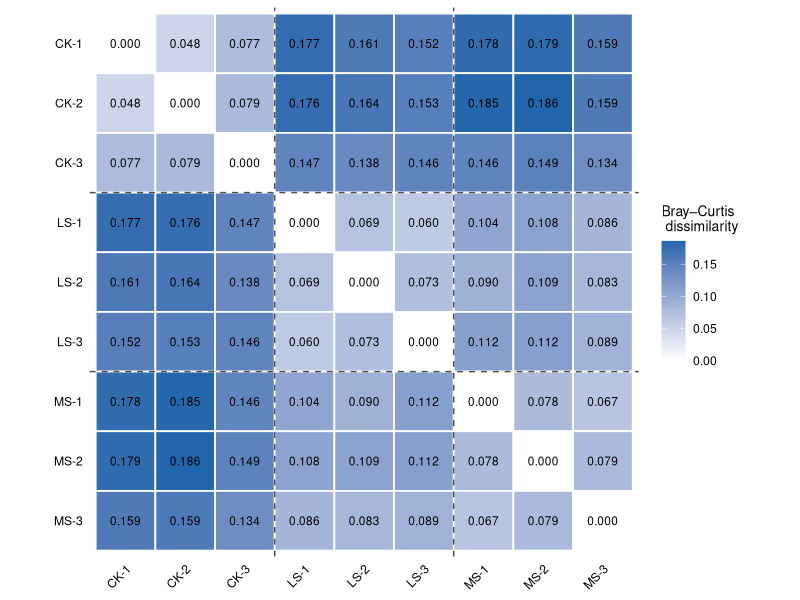
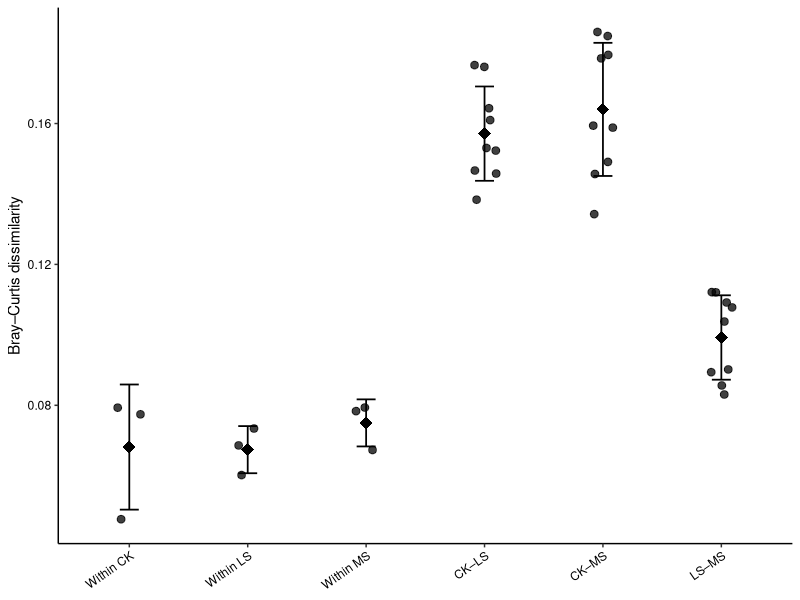
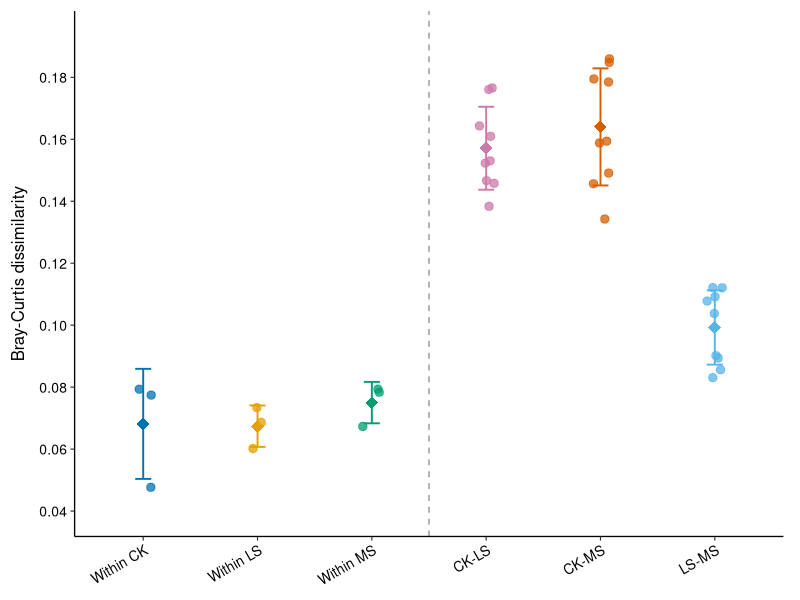
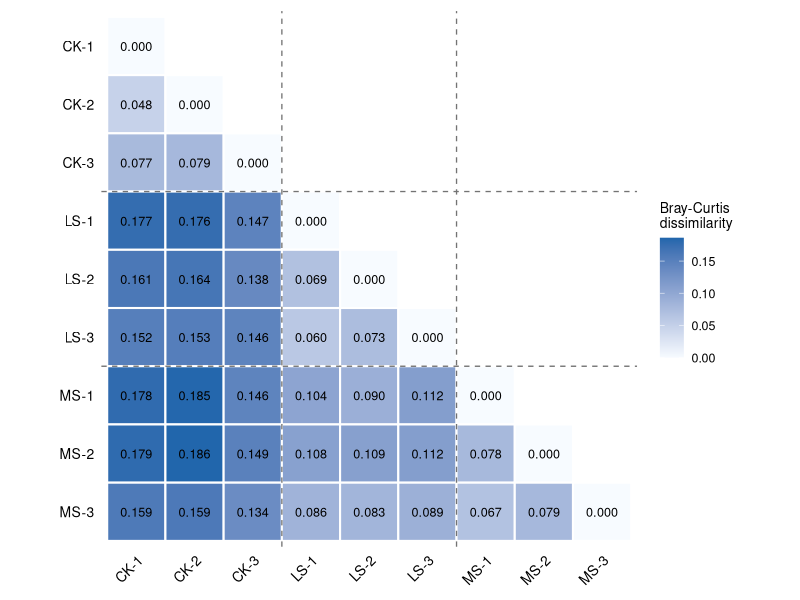
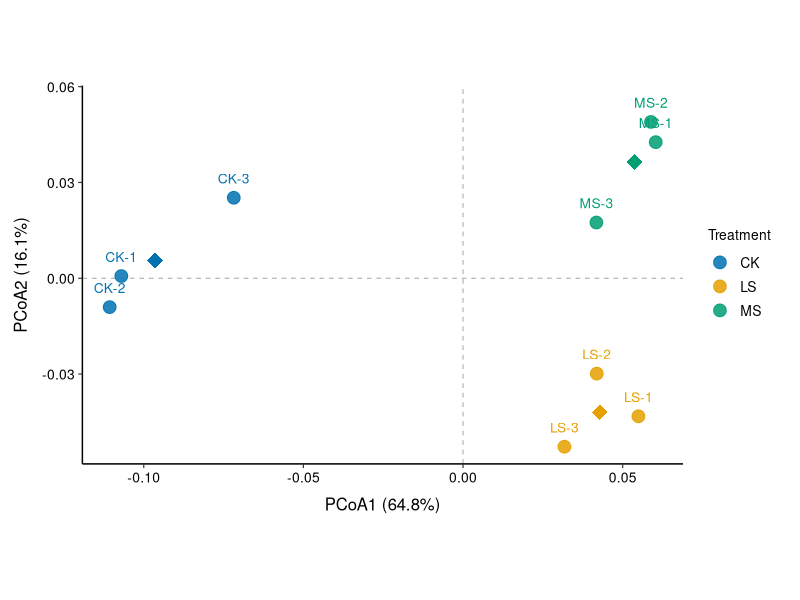

These figures' R source, in order:
library(tidyverse)
library(vegan)
library(here)

# ------------------------------------------------------------
# 1. Import genus-level abundance matrix
# ------------------------------------------------------------

abund <- read_tsv(
  here("data", "processed", "genus_abundance.tsv"),
  show_col_types = FALSE
)

sample_cols <- names(abund)[-1]

# taxa x samples
abund_matrix <- as.matrix(abund[sample_cols])


# ------------------------------------------------------------
# 2. Remove features that are zero in every sample
# ------------------------------------------------------------

keep_taxa <- rowSums(abund_matrix) > 0

abund_matrix_filtered <- abund_matrix[keep_taxa, ]

dim(abund_matrix_filtered)


# ------------------------------------------------------------
# 3. Convert to within-sample relative abundance
# ------------------------------------------------------------

relative_matrix <- sweep(
  abund_matrix_filtered,
  MARGIN = 2,
  STATS = colSums(abund_matrix_filtered),
  FUN = "/"
)

colSums(relative_matrix)

# ------------------------------------------------------------
# 4. Samples as rows, taxa as columns
# ------------------------------------------------------------

community <- t(relative_matrix)

dim(community)
rownames(community)

# ------------------------------------------------------------
# 5. Bray-Curtis dissimilarity
# ------------------------------------------------------------

bray <- vegdist(
  community,
  method = "bray"
)

bray

# ------------------------------------------------------------
# 6. Inspect the full 9 x 9 Bray-Curtis matrix
# ------------------------------------------------------------

bray_matrix <- as.matrix(bray)

round(bray_matrix, 4)

# ------------------------------------------------------------
# 7. Bray-Curtis heatmap
# ------------------------------------------------------------

bray_long <- as.data.frame(bray_matrix) |>
  rownames_to_column("sample1") |>
  pivot_longer(
    cols = -sample1,
    names_to = "sample2",
    values_to = "bray_curtis"
  )

sample_order <- c(
  "CK-1",
  "CK-2",
  "CK-3",
  "LS-1",
  "LS-2",
  "LS-3",
  "MS-1",
  "MS-2",
  "MS-3"
)

bray_long <- bray_long |>
  mutate(
    sample1 = factor(
      sample1,
      levels = rev(sample_order)
    ),
    sample2 = factor(
      sample2,
      levels = sample_order
    )
  )

p_bray_heatmap <- ggplot(
  bray_long,
  aes(
    x = sample2,
    y = sample1,
    fill = bray_curtis
  )
) +
  geom_tile(
    colour = "white",
    linewidth = 0.6
  ) +
  geom_text(
    aes(
      label = sprintf("%.3f", bray_curtis)
    ),
    size = 3
  ) +
  scale_fill_gradient(
    low = "white",
    high = "#2166AC",
    name = "Bray–Curtis\n dissimilarity"
  ) +
  geom_vline(
    xintercept = c(3.5, 6.5),
    linetype = "dashed",
    colour = "grey30"
  ) +
  geom_hline(
    yintercept = c(3.5, 6.5),
    linetype = "dashed",
    colour = "grey30"
  ) +
  labs(
    x = NULL,
    y = NULL
  ) +
  coord_fixed() +
  theme_classic(base_size = 11) +
  theme(
    axis.text.x = element_text(
      angle = 45,
      hjust = 1,
      colour = "black"
    ),
    axis.text.y = element_text(
      colour = "black"
    ),
    axis.ticks = element_blank(),
    axis.line = element_blank(),
    legend.title = element_text(size = 10)
  )

p_bray_heatmap


# ------------------------------------------------------------
# 8. Unique pairwise comparisons
# ------------------------------------------------------------

distance_pairs <- as.data.frame(
  as.table(bray_matrix)
) |>
  rename(
    sample1 = Var1,
    sample2 = Var2,
    bray_curtis = Freq
  ) |>
  mutate(
    sample1 = as.character(sample1),
    sample2 = as.character(sample2)
  ) |>
  filter(
    match(sample1, sample_order) < match(sample2, sample_order)
  ) |>
  mutate(
    treatment1 = str_extract(sample1, "^[A-Z]+"),
    treatment2 = str_extract(sample2, "^[A-Z]+"),

    comparison = case_when(
      treatment1 == "CK" & treatment2 == "CK" ~ "Within CK",
      treatment1 == "LS" & treatment2 == "LS" ~ "Within LS",
      treatment1 == "MS" & treatment2 == "MS" ~ "Within MS",

      treatment1 %in% c("CK", "LS") & treatment2 %in% c("CK", "LS") ~ "CK–LS",

      treatment1 %in% c("CK", "MS") & treatment2 %in% c("CK", "MS") ~ "CK–MS",

      treatment1 %in% c("LS", "MS") & treatment2 %in% c("LS", "MS") ~ "LS–MS"
    ),

    comparison = factor(
      comparison,
      levels = c(
        "Within CK",
        "Within LS",
        "Within MS",
        "CK–LS",
        "CK–MS",
        "LS–MS"
      )
    )
  )


distance_pairs |>
  count(comparison)

distance_pairs |>
  group_by(comparison) |>
  summarise(
    mean = mean(bray_curtis),
    sd = sd(bray_curtis),
    .groups = "drop"
  )


p_bray_groups <- ggplot(
  distance_pairs,
  aes(
    x = comparison,
    y = bray_curtis
  )
) +
  geom_jitter(
    width = 0.10,
    height = 0,
    size = 2.3,
    alpha = 0.75
  ) +
  stat_summary(
    fun = mean,
    geom = "point",
    shape = 18,
    size = 4
  ) +
  stat_summary(
    fun.data = function(x) {
      data.frame(
        y = mean(x),
        ymin = mean(x) - sd(x),
        ymax = mean(x) + sd(x)
      )
    },
    geom = "errorbar",
    width = 0.16,
    linewidth = 0.6
  ) +
  labs(
    x = NULL,
    y = "Bray–Curtis dissimilarity"
  ) +
  theme_classic(base_size = 11) +
  theme(
    axis.text.x = element_text(
      angle = 35,
      hjust = 1,
      colour = "black"
    ),
    axis.text.y = element_text(
      colour = "black"
    )
  )

p_bray_groups


# ------------------------------------------------------------
# Publication-ready pairwise Bray-Curtis comparison plot
# ------------------------------------------------------------

# Standardize comparison labels
distance_pairs <- distance_pairs |>
  mutate(
    comparison = case_when(
      treatment1 == "CK" & treatment2 == "CK" ~ "Within CK",
      treatment1 == "LS" & treatment2 == "LS" ~ "Within LS",
      treatment1 == "MS" & treatment2 == "MS" ~ "Within MS",

      treatment1 %in% c("CK", "LS") & treatment2 %in% c("CK", "LS") ~ "CK-LS",

      treatment1 %in% c("CK", "MS") & treatment2 %in% c("CK", "MS") ~ "CK-MS",

      treatment1 %in% c("LS", "MS") & treatment2 %in% c("LS", "MS") ~ "LS-MS"
    ),

    comparison = factor(
      comparison,
      levels = c(
        "Within CK",
        "Within LS",
        "Within MS",
        "CK-LS",
        "CK-MS",
        "LS-MS"
      )
    )
  )


# Check that nothing became NA
distance_pairs |>
  count(comparison, .drop = FALSE)


# ------------------------------------------------------------
# Mean ± SD for each comparison category
# ------------------------------------------------------------

distance_summary <- distance_pairs |>
  group_by(comparison) |>
  summarise(
    mean = mean(bray_curtis),
    sd = sd(bray_curtis),
    .groups = "drop"
  )


# ------------------------------------------------------------
# Colours
# ------------------------------------------------------------

comparison_cols <- c(
  "Within CK" = "#0072B2",
  "Within LS" = "#E69F00",
  "Within MS" = "#009E73",
  "CK-LS" = "#CC79A7",
  "CK-MS" = "#D55E00",
  "LS-MS" = "#56B4E9"
)


# ------------------------------------------------------------
# Plot
# ------------------------------------------------------------

p_bray_groups_pub <- ggplot(
  distance_pairs,
  aes(
    x = comparison,
    y = bray_curtis,
    colour = comparison
  )
) +

  # Individual pairwise Bray-Curtis distances
  geom_point(
    position = position_jitter(
      width = 0.08,
      height = 0,
      seed = 42
    ),
    size = 2.5,
    alpha = 0.75
  ) +

  # Mean ± SD
  geom_errorbar(
    data = distance_summary,
    aes(
      x = comparison,
      ymin = mean - sd,
      ymax = mean + sd,
      colour = comparison
    ),
    inherit.aes = FALSE,
    width = 0.14,
    linewidth = 0.65
  ) +

  # Mean
  geom_point(
    data = distance_summary,
    aes(
      x = comparison,
      y = mean,
      colour = comparison
    ),
    inherit.aes = FALSE,
    shape = 18,
    size = 4
  ) +

  # Separate within-treatment from between-treatment comparisons
  geom_vline(
    xintercept = 3.5,
    linetype = "dashed",
    colour = "grey60",
    linewidth = 0.5
  ) +

  scale_colour_manual(
    values = comparison_cols,
    guide = "none"
  ) +

  scale_y_continuous(
    breaks = seq(0.04, 0.18, by = 0.02),
    expand = expansion(mult = c(0.02, 0.04))
  ) +

  coord_cartesian(
    ylim = c(0.035, 0.195)
  ) +

  labs(
    x = NULL,
    y = "Bray-Curtis dissimilarity"
  ) +

  theme_classic(base_size = 12) +

  theme(
    axis.text.x = element_text(
      angle = 30,
      hjust = 1,
      colour = "black",
      size = 10
    ),

    axis.text.y = element_text(
      colour = "black",
      size = 10
    ),

    axis.title.y = element_text(
      size = 12,
      margin = margin(r = 8)
    ),

    axis.line = element_line(
      linewidth = 0.45
    ),

    axis.ticks = element_line(
      linewidth = 0.4
    ),

    plot.margin = margin(
      8,
      12,
      8,
      8
    )
  )

p_bray_groups_pub


# ------------------------------------------------------------
# Publication-ready triangular Bray-Curtis heatmap
# ------------------------------------------------------------

bray_heatmap <- as.data.frame(
  as.table(bray_matrix)
) |>
  rename(
    sample1 = Var1,
    sample2 = Var2,
    bray_curtis = Freq
  ) |>
  mutate(
    sample1 = as.character(sample1),
    sample2 = as.character(sample2),
    i = match(sample1, sample_order),
    j = match(sample2, sample_order)
  ) |>
  filter(i >= j) |>
  mutate(
    sample1 = factor(
      sample1,
      levels = rev(sample_order)
    ),
    sample2 = factor(
      sample2,
      levels = sample_order
    )
  )

p_bray_heatmap_pub <- ggplot(
  bray_heatmap,
  aes(
    x = sample2,
    y = sample1,
    fill = bray_curtis
  )
) +

  geom_tile(
    colour = "white",
    linewidth = 0.7
  ) +

  geom_text(
    aes(
      label = sprintf("%.3f", bray_curtis)
    ),
    size = 3.2,
    colour = "black"
  ) +

  scale_fill_gradient(
    low = "#F7FBFF",
    high = "#2166AC",
    limits = c(0, max(bray_matrix)),
    name = "Bray-Curtis\ndissimilarity"
  ) +

  # Treatment boundaries
  geom_vline(
    xintercept = c(3.5, 6.5),
    linetype = "dashed",
    linewidth = 0.45,
    colour = "grey45"
  ) +

  geom_hline(
    yintercept = c(3.5, 6.5),
    linetype = "dashed",
    linewidth = 0.45,
    colour = "grey45"
  ) +

  coord_fixed() +

  labs(
    x = NULL,
    y = NULL
  ) +

  theme_minimal(base_size = 11) +

  theme(
    panel.grid = element_blank(),

    axis.text.x = element_text(
      angle = 45,
      hjust = 1,
      colour = "black",
      size = 10
    ),

    axis.text.y = element_text(
      colour = "black",
      size = 10
    ),

    axis.ticks = element_blank(),

    legend.title = element_text(
      size = 10
    ),

    legend.text = element_text(
      size = 9
    ),

    plot.margin = margin(
      8,
      8,
      8,
      8
    )
  )

p_bray_heatmap_pub

# ggsave(
#   here(
#     "results",
#     "figures",
#     "bray_curtis_pairwise_groups.pdf"
#   ),
#   p_bray_groups_pub,
#   width = 8.5,
#   height = 5.5,
#   units = "in"
# )

# ggsave(
#   here(
#     "results",
#     "figures",
#     "bray_curtis_pairwise_groups.png"
#   ),
#   p_bray_groups_pub,
#   width = 8.5,
#   height = 5.5,
#   units = "in",
#   dpi = 600
# )

# ggsave(
#   here(
#     "results",
#     "figures",
#     "bray_curtis_heatmap.pdf"
#   ),
#   p_bray_heatmap_pub,
#   width = 7.5,
#   height = 6.5,
#   units = "in"
# )

# ggsave(
#   here(
#     "results",
#     "figures",
#     "bray_curtis_heatmap.png"
#   ),
#   p_bray_heatmap_pub,
#   width = 7.5,
#   height = 6.5,
#   units = "in",
#   dpi = 600
# )

# ------------------------------------------------------------
# 9. Principal Coordinates Analysis (PCoA)
# ------------------------------------------------------------

pcoa_fit <- wcmdscale(
  bray,
  k = 2,
  eig = TRUE,
  add = FALSE
)
pcoa_fit

eigenvalues <- pcoa_fit$eig
eigenvalues
sum(eigenvalues < 0)
eigenvalues[eigenvalues < 0]

variance_explained <- (eigenvalues /
  sum(eigenvalues)) *
  100

variance_explained[1:2]


# ------------------------------------------------------------
# 10. Extract PCoA coordinates
# ------------------------------------------------------------

pcoa_scores <- as.data.frame(pcoa_fit$points)

colnames(pcoa_scores)[1:2] <- c(
  "PCoA1",
  "PCoA2"
)

pcoa_scores <- pcoa_scores |>
  rownames_to_column("sample") |>
  mutate(
    treatment = str_extract(
      sample,
      "^[A-Z]+"
    ),
    treatment = factor(
      treatment,
      levels = c("CK", "LS", "MS")
    )
  )

pcoa_scores


# ------------------------------------------------------------
# 11. Publication-ready PCoA
# ------------------------------------------------------------

# Treatment centroids
pcoa_centroids <- pcoa_scores |>
  group_by(treatment) |>
  summarise(
    PCoA1 = mean(PCoA1),
    PCoA2 = mean(PCoA2),
    .groups = "drop"
  )

pcoa_centroids


treatment_cols <- c(
  "CK" = "#0072B2",
  "LS" = "#E69F00",
  "MS" = "#009E73"
)

p_pcoa_pub <- ggplot(
  pcoa_scores,
  aes(
    x = PCoA1,
    y = PCoA2,
    colour = treatment
  )
) +

  # Zero reference lines
  geom_hline(
    yintercept = 0,
    linewidth = 0.4,
    linetype = "dashed",
    colour = "grey70"
  ) +

  geom_vline(
    xintercept = 0,
    linewidth = 0.4,
    linetype = "dashed",
    colour = "grey70"
  ) +

  # Individual biological samples
  geom_point(
    size = 4,
    alpha = 0.85
  ) +

  # Sample labels
  geom_text(
    aes(label = sample),
    nudge_y = 0.006,
    size = 3.5,
    show.legend = FALSE
  ) +

  # Treatment centroids
  geom_point(
    data = pcoa_centroids,
    aes(
      x = PCoA1,
      y = PCoA2,
      colour = treatment
    ),
    shape = 18,
    size = 5,
    show.legend = FALSE
  ) +

  scale_colour_manual(
    values = treatment_cols
  ) +

  labs(
    x = paste0(
      "PCoA1 (",
      round(variance_explained[1], 1),
      "%)"
    ),
    y = paste0(
      "PCoA2 (",
      round(variance_explained[2], 1),
      "%)"
    ),
    colour = "Treatment"
  ) +

  # Important for ordination geometry
  coord_equal() +

  theme_classic(base_size = 12) +

  theme(
    axis.text = element_text(
      colour = "black",
      size = 10
    ),

    axis.title = element_text(
      size = 12
    ),

    axis.title.x = element_text(
      margin = margin(t = 8)
    ),

    axis.title.y = element_text(
      margin = margin(r = 8)
    ),

    axis.line = element_line(
      linewidth = 0.5
    ),

    axis.ticks = element_line(
      linewidth = 0.4
    ),

    legend.position = "right",

    legend.title = element_text(
      size = 10
    ),

    legend.text = element_text(
      size = 10
    ),

    plot.margin = margin(
      10,
      15,
      10,
      10
    )
  )

p_pcoa_pub

# ggsave(
#   here(
#     "results",
#     "figures",
#     "genus_bray_curtis_pcoa.pdf"
#   ),
#   p_pcoa_pub,
#   width = 7.5,
#   height = 6,
#   units = "in"
# )

# ggsave(
#   here(
#     "results",
#     "figures",
#     "genus_bray_curtis_pcoa.png"
#   ),
#   p_pcoa_pub,
#   width = 7.5,
#   height = 6,
#   units = "in",
#   dpi = 600
# )

# ------------------------------------------------------------
# 12. Sample metadata for multivariate tests
# ------------------------------------------------------------

metadata <- tibble(
  sample = rownames(community),
  treatment = str_extract(sample, "^[A-Z]+")
) |>
  mutate(
    treatment = factor(
      treatment,
      levels = c("CK", "LS", "MS")
    )
  )

metadata

# ------------------------------------------------------------
# 13. PERMANOVA
# ------------------------------------------------------------

set.seed(1998)

permanova <- adonis2(
  bray ~ treatment,
  data = metadata,
  permutations = 9999,
  by = "margin"
)

permanova


# ------------------------------------------------------------
# 14. PERMDISP
# ------------------------------------------------------------

dispersion <- betadisper(
  bray,
  group = metadata$treatment,
  type = "median"
)

dispersion

set.seed(1998)

dispersion_test <- permutest(
  dispersion,
  permutations = 9999
)

dispersion_test

# ------------------------------------------------------------
# 15. Mean distance to treatment median
# ------------------------------------------------------------

dispersion_values <- tibble(
  sample = names(dispersion$distances),
  distance_to_median = dispersion$distances
) |>
  mutate(
    treatment = str_extract(sample, "^[A-Z]+")
  )

dispersion_values


dispersion_summary <- dispersion_values |>
  group_by(treatment) |>
  summarise(
    mean_distance = mean(distance_to_median),
    sd_distance = sd(distance_to_median),
    .groups = "drop"
  )

dispersion_summary


# ------------------------------------------------------------
# Pairwise PERMANOVA: CK vs LS
# ------------------------------------------------------------

meta_ck_ls <- metadata |>
  filter(treatment %in% c("CK", "LS")) |>
  droplevels()

bray_ck_ls <- as.dist(
  bray_matrix[
    meta_ck_ls$sample,
    meta_ck_ls$sample
  ]
)

set.seed(1998)

perm_ck_ls <- adonis2(
  bray_ck_ls ~ treatment,
  data = meta_ck_ls,
  permutations = 9999
)

perm_ck_ls


# ------------------------------------------------------------
# Pairwise PERMANOVA: CK vs MS
# ------------------------------------------------------------

meta_ck_ms <- metadata |>
  filter(treatment %in% c("CK", "MS")) |>
  droplevels()

bray_ck_ms <- as.dist(
  bray_matrix[
    meta_ck_ms$sample,
    meta_ck_ms$sample
  ]
)

set.seed(1998)

perm_ck_ms <- adonis2(
  bray_ck_ms ~ treatment,
  data = meta_ck_ms,
  permutations = 9999
)

perm_ck_ms

# ------------------------------------------------------------
# Pairwise PERMANOVA: LS vs MS
# ------------------------------------------------------------

meta_ls_ms <- metadata |>
  filter(treatment %in% c("LS", "MS")) |>
  droplevels()

bray_ls_ms <- as.dist(
  bray_matrix[
    meta_ls_ms$sample,
    meta_ls_ms$sample
  ]
)

set.seed(1998)

perm_ls_ms <- adonis2(
  bray_ls_ms ~ treatment,
  data = meta_ls_ms,
  permutations = 9999
)

perm_ls_ms

pairwise_permanova <- tibble(
  comparison = c("CK-LS", "CK-MS", "LS-MS"),

  R2 = c(
    perm_ck_ls$R2[1],
    perm_ck_ms$R2[1],
    perm_ls_ms$R2[1]
  ),

  pseudo_F = c(
    perm_ck_ls$F[1],
    perm_ck_ms$F[1],
    perm_ls_ms$F[1]
  ),

  p_value = c(
    perm_ck_ls$`Pr(>F)`[1],
    perm_ck_ms$`Pr(>F)`[1],
    perm_ls_ms$`Pr(>F)`[1]
  )
)

pairwise_permanova <- pairwise_permanova |>
  mutate(
    p_BH = p.adjust(p_value, method = "BH")
  )

pairwise_permanova

# ------------------------------------------------------------
# Export PCoA results for downstream analyses
# ------------------------------------------------------------

# write_tsv(
#   pcoa_scores,
#   here(
#     "results",
#     "tables",
#     "pcoa_scores.tsv"
#   )
# )

# write_tsv(
#   tibble(
#     axis = c("PCoA1", "PCoA2"),
#     variance_explained = variance_explained[1:2]
#   ),
#   here(
#     "results",
#     "tables",
#     "pcoa_variance_explained.tsv"
#   )
# )
